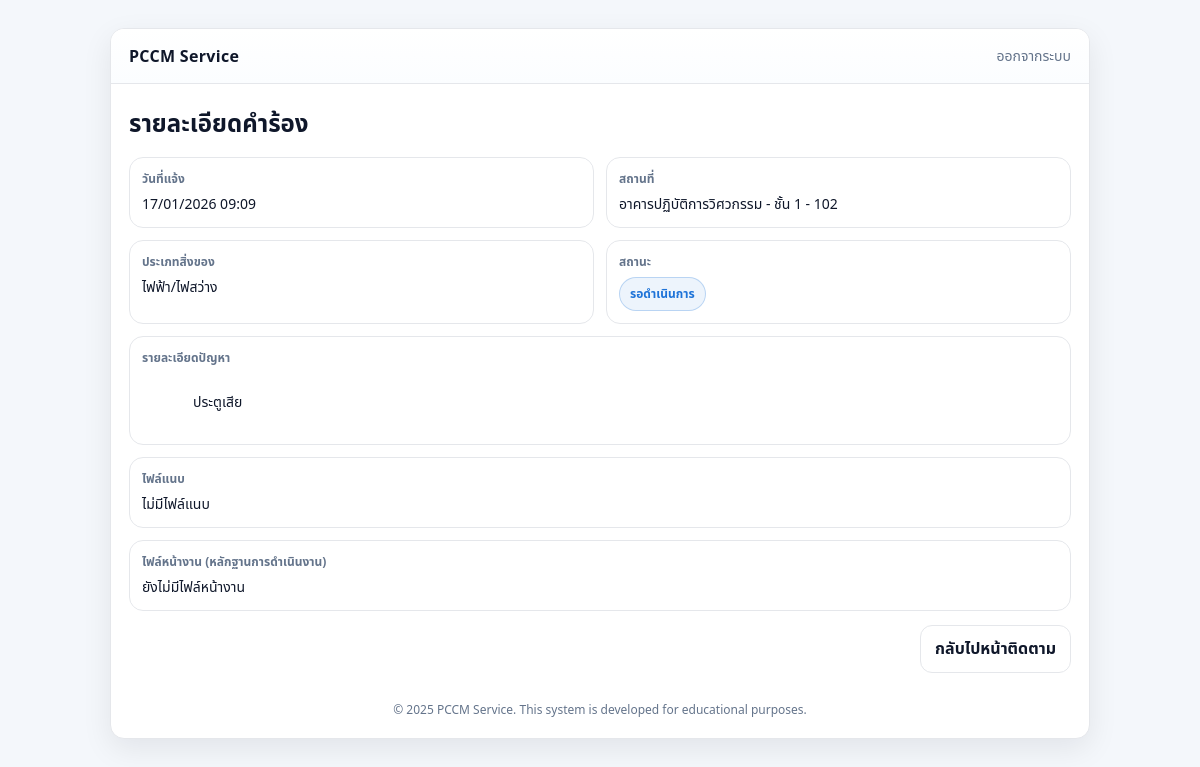
Screenshot of /user/complaint/4 (signed in) with the database file from the repository.
### tables this page shows
CREATE TABLE complaints (
    id INTEGER PRIMARY KEY AUTOINCREMENT,
    username TEXT,
    location TEXT,
    description TEXT,
    status TEXT,
    created_at REAL
, item_type TEXT, floor TEXT, room TEXT, attachments TEXT, building TEXT, work_attachments TEXT);

### code.py (the view)
@app.get("/user/complaint/{complaint_id}", response_class=HTMLResponse)
def user_complaint_detail(
    request: Request, complaint_id: int, authorization: str | None = Header(None)
):
    user = get_current_user(request, authorization)
    if user.get("role") != "student":
        return _redirect("/admin")
    conn = db()
    row = conn.execute(
        "SELECT * FROM complaints WHERE id = ? AND username = ?",
        (complaint_id, user["sub"]),
    ).fetchone()
    if not row:
        raise HTTPException(404, "Not found")
    c = dict(row)
    c["created_at_fmt"] = fmt_th_date(c.get("created_at"))
    try:
        c["attachments_list"] = json.loads(c.get("attachments") or "[]")
    except Exception:
        c["attachments_list"] = []
    try:
        c["work_attachments_list"] = json.loads(c.get("work_attachments") or "[]")
    except Exception:
        c["work_attachments_list"] = []
    resp = templates.TemplateResponse(
        "user_detail.html", {"request": request, "username": user["sub"], "c": c}
    )
    return _no_store(resp)

### templates/user_detail.html (shortened to what this page needs)
<!doctype html>
<html lang="th">
  <head>
    <link rel="stylesheet" href="/static/css/web.css" />
  </head>
  <body>
    <div class="app">
      <div class="card">
        <div class="topbar">
          <div class="brand">PCCM Service</div>
          <a class="link" href="/logout">ออกจากระบบ</a>
        </div>
        <div class="content">
          <h2 class="title">รายละเอียดคำร้อง</h2>
          <div class="detailGrid">
            <div class="detailBox">
              <div class="label">วันที่แจ้ง</div>
              <div class="value">{{ c.created_at_fmt }}</div>
            </div>
            <div class="detailBox">
              <div class="label">สถานที่</div>
              <div class="value">{{ c.location or "-" }}</div>
            </div>
            <div class="detailBox">
              <div class="label">ประเภทสิ่งของ</div>
              <div class="value">{{ c.item_type or "-" }}</div>
            </div>
            <div class="detailBox">
              <div class="label">สถานะ</div>
              <div class="badge">{{ c.status or "-" }}</div>
            </div>
          </div>
          <div class="detailBox" style="margin-top: 12px">
            <div class="label">รายละเอียดปัญหา</div>
            <div class="value" style="white-space: pre-wrap">
              {{ c.description or "-" }}
            </div>
          </div>
          <div class="detailBox" style="margin-top: 12px">
            <div class="label">ไฟล์แนบ</div>
            {% if c.attachments_list|length == 0 %}
            <div class="value">ไม่มีไฟล์แนบ</div>
            {% endif %}
          </div>
          <div class="detailBox" style="margin-top: 12px">
            <div class="label">ไฟล์หน้างาน (หลักฐานการดำเนินงาน)</div>
            {% if c.work_attachments_list|length == 0 %}
            <div class="value">ยังไม่มีไฟล์หน้างาน</div>
            {% endif %}
          </div>
          <div class="actions" style="margin-top: 14px">
            <a class="btn outline" href="/user/track">กลับไปหน้าติดตาม</a>
          </div>
          <div class="footer">
            © 2025 PCCM Service. This system is developed for educational
            purposes.
          </div>
        </div>
      </div>
    </div>
  </body>
</html>

### static/css/web.css (style rules this page uses)
:root { --primary: #1e73d8; --primary-dark: #155bb0; --bg: #f4f7fb; --card: #ffffff; --text: #0f172a; --muted: #64748b; --border: #e5e7eb; --shadow: 0 10px 30px rgba(2, 8, 23, 0.08); --radius: 14px; }
* { box-sizing: border-box; }
body { margin:0; font-family: system-ui, -apple-system, Segoe UI, Roboto, "Noto Sans Thai", sans-serif; background: var(--bg); color: var(--text); }
a { color: var(--primary); text-decoration: none; }
.app { min-height: 100vh; display:flex; align-items:flex-start; justify-content:center; padding: 28px 14px; }
.card { width: 100%; max-width: 920px; background: var(--card); border-radius: var(--radius); box-shadow: var(--shadow); overflow: hidden; border: 1px solid var(--border); }
.topbar { display:flex; justify-content:space-between; align-items:center; padding: 16px 18px; border-bottom: 1px solid var(--border); background: linear-gradient(180deg, #ffffff, #fbfdff); }
.brand { font-weight: 700; letter-spacing: 0.3px; }
.link { font-size: 14px; color: var(--muted); }
.content { padding: 18px; }
.title { margin: 4px 0 14px 0; font-size: 24px; }
.btn { display:inline-flex; align-items:center; justify-content:center; gap:8px; border-radius: 12px; padding: 11px 14px; font-weight: 700; border: 1px solid transparent; cursor:pointer; user-select:none; }
.btn.outline { background:#fff; border-color: var(--border); color: var(--text); }
.footer { margin-top: 18px; font-size: 12px; color: var(--muted); text-align:center; padding: 10px 0 2px 0; }
.badge { display:inline-flex; padding: 7px 10px; border-radius: 999px; border: 1px solid rgba(30,115,216,.25); background: rgba(30,115,216,.08); color: var(--primary); font-weight: 800; font-size: 12px; width: fit-content; }
.actions { display:flex; justify-content:flex-end; margin-top: 10px; }
.detailGrid { display:grid; grid-template-columns: repeat(2, 1fr); gap: 12px; }
.detailBox { border: 1px solid var(--border); border-radius: 14px; padding: 12px; background:#fff; }
.detailBox .label { font-size: 12px; color: var(--muted); margin-bottom: 6px; font-weight: 800; }
.detailBox .value { font-size: 14px; }
@media (min-width: 768px) { .card { max-width: 920px; } }
@media (min-width: 1024px) { .card { max-width: 980px; } }

### rows the page displays
complaints: location "อาคารปฏิบัติการวิศวกรรม - ชั้น 1 - 102", item_type "ไฟฟ้า/ไฟสว่าง", status "รอดำเนินการ", description "ประตูเสีย"

### other values shown
{{ c.created_at_fmt }} "17/01/2026 09:09"
